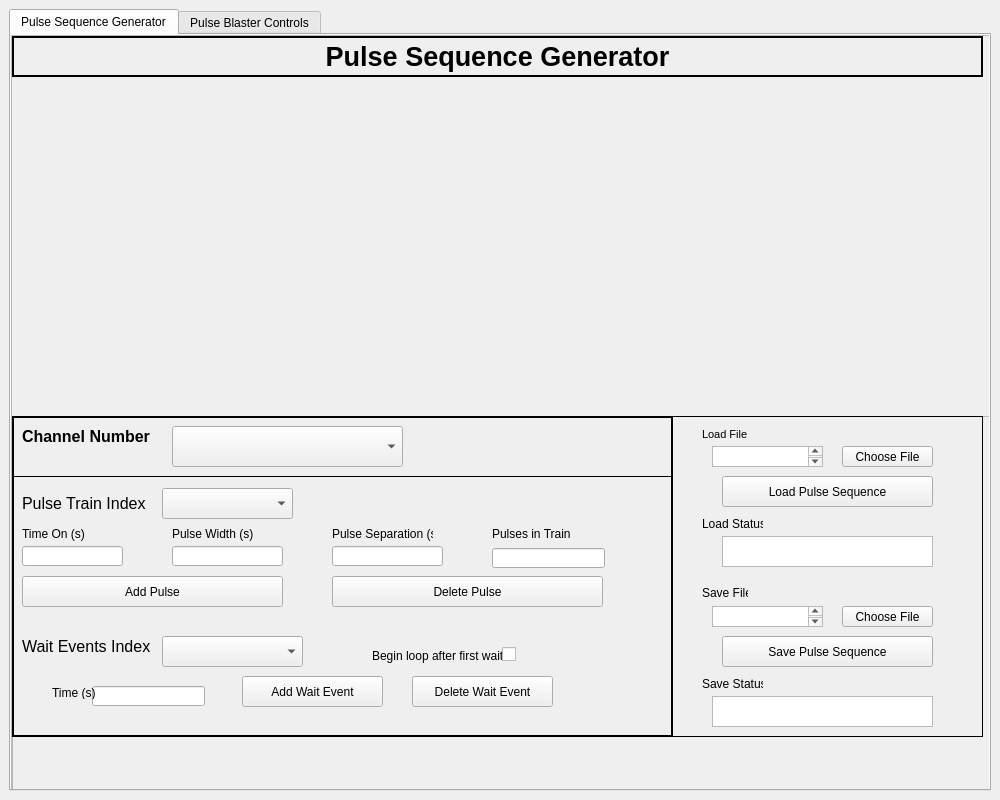
<?xml version="1.0" encoding="UTF-8"?>
<ui version="4.0">
 <class>MainWindow</class>
 <widget class="QMainWindow" name="MainWindow">
  <property name="geometry">
   <rect>
    <x>0</x>
    <y>0</y>
    <width>1000</width>
    <height>800</height>
   </rect>
  </property>
  <property name="windowTitle">
   <string>Pulse Sequence</string>
  </property>
  <widget class="QWidget" name="centralwidget">
   <layout class="QGridLayout" name="gridLayout_2">
    <item row="0" column="0">
     <widget class="QTabWidget" name="tabWidget">
      <property name="currentIndex">
       <number>0</number>
      </property>
      <widget class="QWidget" name="tab_9">
       <attribute name="title">
        <string>Pulse Sequence Generator</string>
       </attribute>
       <widget class="QWidget" name="layoutWidget">
        <property name="geometry">
         <rect>
          <x>0</x>
          <y>0</y>
          <width>1011</width>
          <height>761</height>
         </rect>
        </property>
        <layout class="QGridLayout" name="gridLayout">
         <item row="0" column="0">
          <widget class="QScrollArea" name="scrollArea">
           <property name="frameShadow">
            <enum>QFrame::Plain</enum>
           </property>
           <property name="widgetResizable">
            <bool>false</bool>
           </property>
           <widget class="QWidget" name="scrollAreaWidgetContents">
            <property name="geometry">
             <rect>
              <x>0</x>
              <y>0</y>
              <width>978</width>
              <height>778</height>
             </rect>
            </property>
            <widget class="QFrame" name="frameUserControls">
             <property name="geometry">
              <rect>
               <x>0</x>
               <y>380</y>
               <width>981</width>
               <height>401</height>
              </rect>
             </property>
             <property name="frameShape">
              <enum>QFrame::StyledPanel</enum>
             </property>
             <property name="frameShadow">
              <enum>QFrame::Raised</enum>
             </property>
             <widget class="QFrame" name="frameLoadSaveControls">
              <property name="geometry">
               <rect>
                <x>660</x>
                <y>0</y>
                <width>311</width>
                <height>321</height>
               </rect>
              </property>
              <property name="frameShape">
               <enum>QFrame::Panel</enum>
              </property>
              <property name="frameShadow">
               <enum>QFrame::Plain</enum>
              </property>
              <widget class="QPushButton" name="pushButtonChooseSaveFile">
               <property name="enabled">
                <bool>true</bool>
               </property>
               <property name="geometry">
                <rect>
                 <x>170</x>
                 <y>190</y>
                 <width>91</width>
                 <height>21</height>
                </rect>
               </property>
               <property name="text">
                <string>Choose File</string>
               </property>
              </widget>
              <widget class="QTextEdit" name="textEditSaveStatus">
               <property name="geometry">
                <rect>
                 <x>40</x>
                 <y>280</y>
                 <width>221</width>
                 <height>31</height>
                </rect>
               </property>
               <property name="readOnly">
                <bool>true</bool>
               </property>
              </widget>
              <widget class="QPushButton" name="pushButtonSavePS">
               <property name="geometry">
                <rect>
                 <x>50</x>
                 <y>220</y>
                 <width>211</width>
                 <height>31</height>
                </rect>
               </property>
               <property name="text">
                <string>Save Pulse Sequence</string>
               </property>
              </widget>
              <widget class="QLabel" name="label_12">
               <property name="geometry">
                <rect>
                 <x>30</x>
                 <y>100</y>
                 <width>61</width>
                 <height>16</height>
                </rect>
               </property>
               <property name="text">
                <string>Load Status</string>
               </property>
              </widget>
              <widget class="QTextEdit" name="textEditSaveFile">
               <property name="geometry">
                <rect>
                 <x>40</x>
                 <y>190</y>
                 <width>111</width>
                 <height>21</height>
                </rect>
               </property>
              </widget>
              <widget class="QLabel" name="label_10">
               <property name="geometry">
                <rect>
                 <x>30</x>
                 <y>260</y>
                 <width>61</width>
                 <height>16</height>
                </rect>
               </property>
               <property name="text">
                <string>Save Status</string>
               </property>
              </widget>
              <widget class="QTextEdit" name="textEditLoadStatus">
               <property name="geometry">
                <rect>
                 <x>50</x>
                 <y>120</y>
                 <width>211</width>
                 <height>31</height>
                </rect>
               </property>
               <property name="readOnly">
                <bool>true</bool>
               </property>
              </widget>
              <widget class="QLabel" name="label_9">
               <property name="geometry">
                <rect>
                 <x>30</x>
                 <y>170</y>
                 <width>46</width>
                 <height>13</height>
                </rect>
               </property>
               <property name="text">
                <string>Save File</string>
               </property>
              </widget>
              <widget class="QPushButton" name="pushButtonLoadPS">
               <property name="geometry">
                <rect>
                 <x>50</x>
                 <y>60</y>
                 <width>211</width>
                 <height>31</height>
                </rect>
               </property>
               <property name="text">
                <string>Load Pulse Sequence</string>
               </property>
              </widget>
              <widget class="QLabel" name="label_11">
               <property name="geometry">
                <rect>
                 <x>30</x>
                 <y>10</y>
                 <width>61</width>
                 <height>16</height>
                </rect>
               </property>
               <property name="font">
                <font>
                 <pointsize>8</pointsize>
                 <weight>50</weight>
                 <bold>false</bold>
                </font>
               </property>
               <property name="text">
                <string>Load File</string>
               </property>
              </widget>
              <widget class="QTextEdit" name="textEditLoadFile">
               <property name="geometry">
                <rect>
                 <x>40</x>
                 <y>30</y>
                 <width>111</width>
                 <height>21</height>
                </rect>
               </property>
              </widget>
              <widget class="QPushButton" name="pushButtonChooseLoadFile">
               <property name="geometry">
                <rect>
                 <x>170</x>
                 <y>30</y>
                 <width>91</width>
                 <height>21</height>
                </rect>
               </property>
               <property name="text">
                <string>Choose File</string>
               </property>
              </widget>
             </widget>
             <widget class="QFrame" name="framePulseSequenceControls">
              <property name="geometry">
               <rect>
                <x>0</x>
                <y>0</y>
                <width>661</width>
                <height>321</height>
               </rect>
              </property>
              <property name="frameShape">
               <enum>QFrame::Panel</enum>
              </property>
              <property name="frameShadow">
               <enum>QFrame::Plain</enum>
              </property>
              <property name="lineWidth">
               <number>2</number>
              </property>
              <widget class="QLabel" name="label_7">
               <property name="geometry">
                <rect>
                 <x>10</x>
                 <y>10</y>
                 <width>141</width>
                 <height>21</height>
                </rect>
               </property>
               <property name="font">
                <font>
                 <pointsize>12</pointsize>
                 <weight>75</weight>
                 <bold>true</bold>
                </font>
               </property>
               <property name="text">
                <string>Channel Number</string>
               </property>
              </widget>
              <widget class="QFrame" name="framePulseTrainControls">
               <property name="geometry">
                <rect>
                 <x>0</x>
                 <y>60</y>
                 <width>661</width>
                 <height>261</height>
                </rect>
               </property>
               <property name="cursor">
                <cursorShape>ArrowCursor</cursorShape>
               </property>
               <property name="frameShape">
                <enum>QFrame::Panel</enum>
               </property>
               <property name="frameShadow">
                <enum>QFrame::Plain</enum>
               </property>
               <property name="lineWidth">
                <number>1</number>
               </property>
               <widget class="QLabel" name="label_4">
                <property name="geometry">
                 <rect>
                  <x>10</x>
                  <y>12</y>
                  <width>131</width>
                  <height>31</height>
                 </rect>
                </property>
                <property name="font">
                 <font>
                  <pointsize>12</pointsize>
                 </font>
                </property>
                <property name="text">
                 <string>Pulse Train Index</string>
                </property>
               </widget>
               <widget class="QLineEdit" name="lineEditTimeOn">
                <property name="geometry">
                 <rect>
                  <x>10</x>
                  <y>70</y>
                  <width>101</width>
                  <height>20</height>
                 </rect>
                </property>
               </widget>
               <widget class="QPushButton" name="pushButtonDeletePulse">
                <property name="geometry">
                 <rect>
                  <x>320</x>
                  <y>100</y>
                  <width>271</width>
                  <height>31</height>
                 </rect>
                </property>
                <property name="text">
                 <string>Delete Pulse</string>
                </property>
               </widget>
               <widget class="QLabel" name="label">
                <property name="geometry">
                 <rect>
                  <x>10</x>
                  <y>50</y>
                  <width>81</width>
                  <height>16</height>
                 </rect>
                </property>
                <property name="text">
                 <string>Time On (s)</string>
                </property>
               </widget>
               <widget class="QLabel" name="label_6">
                <property name="geometry">
                 <rect>
                  <x>320</x>
                  <y>50</y>
                  <width>101</width>
                  <height>16</height>
                 </rect>
                </property>
                <property name="text">
                 <string>Pulse Separation (s)</string>
                </property>
               </widget>
               <widget class="QLineEdit" name="lineEditPulseSeparation">
                <property name="geometry">
                 <rect>
                  <x>320</x>
                  <y>70</y>
                  <width>111</width>
                  <height>20</height>
                 </rect>
                </property>
               </widget>
               <widget class="QLineEdit" name="lineEditPulseWidth">
                <property name="geometry">
                 <rect>
                  <x>160</x>
                  <y>70</y>
                  <width>111</width>
                  <height>20</height>
                 </rect>
                </property>
               </widget>
               <widget class="QPushButton" name="pushButtonAddPulse">
                <property name="geometry">
                 <rect>
                  <x>10</x>
                  <y>100</y>
                  <width>261</width>
                  <height>31</height>
                 </rect>
                </property>
                <property name="text">
                 <string>Add Pulse</string>
                </property>
               </widget>
               <widget class="QLabel" name="label_3">
                <property name="geometry">
                 <rect>
                  <x>480</x>
                  <y>50</y>
                  <width>91</width>
                  <height>16</height>
                 </rect>
                </property>
                <property name="text">
                 <string>Pulses in Train</string>
                </property>
               </widget>
               <widget class="QLabel" name="label_2">
                <property name="geometry">
                 <rect>
                  <x>160</x>
                  <y>50</y>
                  <width>81</width>
                  <height>16</height>
                 </rect>
                </property>
                <property name="text">
                 <string>Pulse Width (s)</string>
                </property>
               </widget>
               <widget class="QComboBox" name="comboBoxPulseTrainIndex">
                <property name="geometry">
                 <rect>
                  <x>150</x>
                  <y>12</y>
                  <width>131</width>
                  <height>31</height>
                 </rect>
                </property>
                <property name="font">
                 <font>
                  <pointsize>10</pointsize>
                  <weight>75</weight>
                  <bold>true</bold>
                 </font>
                </property>
               </widget>
               <widget class="QLineEdit" name="lineEditPulsesInTrain">
                <property name="geometry">
                 <rect>
                  <x>480</x>
                  <y>72</y>
                  <width>113</width>
                  <height>20</height>
                 </rect>
                </property>
                <property name="inputMethodHints">
                 <set>Qt::ImhNone</set>
                </property>
                <property name="inputMask">
                 <string/>
                </property>
               </widget>
               <widget class="QLabel" name="label_16">
                <property name="geometry">
                 <rect>
                  <x>10</x>
                  <y>160</y>
                  <width>131</width>
                  <height>21</height>
                 </rect>
                </property>
                <property name="font">
                 <font>
                  <pointsize>12</pointsize>
                 </font>
                </property>
                <property name="text">
                 <string>Wait Events Index</string>
                </property>
               </widget>
               <widget class="QLineEdit" name="lineEditWaitTime">
                <property name="geometry">
                 <rect>
                  <x>80</x>
                  <y>210</y>
                  <width>113</width>
                  <height>20</height>
                 </rect>
                </property>
               </widget>
               <widget class="QLabel" name="label_17">
                <property name="geometry">
                 <rect>
                  <x>40</x>
                  <y>210</y>
                  <width>46</width>
                  <height>13</height>
                 </rect>
                </property>
                <property name="text">
                 <string>Time (s)</string>
                </property>
               </widget>
               <widget class="QPushButton" name="pushButtonAddWait">
                <property name="geometry">
                 <rect>
                  <x>230</x>
                  <y>200</y>
                  <width>141</width>
                  <height>31</height>
                 </rect>
                </property>
                <property name="text">
                 <string>Add Wait Event</string>
                </property>
               </widget>
               <widget class="QPushButton" name="pushButtonDeleteWait">
                <property name="geometry">
                 <rect>
                  <x>400</x>
                  <y>200</y>
                  <width>141</width>
                  <height>31</height>
                 </rect>
                </property>
                <property name="text">
                 <string>Delete Wait Event</string>
                </property>
               </widget>
               <widget class="QComboBox" name="comboBoxWaitEvents">
                <property name="geometry">
                 <rect>
                  <x>150</x>
                  <y>160</y>
                  <width>141</width>
                  <height>31</height>
                 </rect>
                </property>
                <property name="font">
                 <font>
                  <pointsize>10</pointsize>
                  <weight>75</weight>
                  <bold>true</bold>
                 </font>
                </property>
               </widget>
               <widget class="QLabel" name="label_18">
                <property name="geometry">
                 <rect>
                  <x>360</x>
                  <y>170</y>
                  <width>131</width>
                  <height>20</height>
                 </rect>
                </property>
                <property name="text">
                 <string>Begin loop after first wait?</string>
                </property>
               </widget>
               <widget class="QCheckBox" name="checkBoxWaitLoop">
                <property name="geometry">
                 <rect>
                  <x>490</x>
                  <y>170</y>
                  <width>16</width>
                  <height>17</height>
                 </rect>
                </property>
                <property name="text">
                 <string/>
                </property>
               </widget>
              </widget>
              <widget class="QComboBox" name="comboBoxChannel">
               <property name="geometry">
                <rect>
                 <x>160</x>
                 <y>10</y>
                 <width>231</width>
                 <height>41</height>
                </rect>
               </property>
               <property name="font">
                <font>
                 <pointsize>12</pointsize>
                 <weight>75</weight>
                 <bold>true</bold>
                </font>
               </property>
              </widget>
             </widget>
            </widget>
            <widget class="QLabel" name="label_8">
             <property name="geometry">
              <rect>
               <x>0</x>
               <y>0</y>
               <width>971</width>
               <height>41</height>
              </rect>
             </property>
             <property name="font">
              <font>
               <pointsize>20</pointsize>
               <weight>75</weight>
               <bold>true</bold>
               <underline>false</underline>
              </font>
             </property>
             <property name="frameShape">
              <enum>QFrame::WinPanel</enum>
             </property>
             <property name="text">
              <string>Pulse Sequence Generator</string>
             </property>
             <property name="alignment">
              <set>Qt::AlignCenter</set>
             </property>
             <property name="indent">
              <number>0</number>
             </property>
            </widget>
            <widget class="QWidget" name="widgetMPLPlot" native="true">
             <property name="enabled">
              <bool>true</bool>
             </property>
             <property name="geometry">
              <rect>
               <x>0</x>
               <y>40</y>
               <width>971</width>
               <height>301</height>
              </rect>
             </property>
             <widget class="MatplotlibWidget" name="mplwidgetPulseSeq">
              <property name="geometry">
               <rect>
                <x>260</x>
                <y>10</y>
                <width>251</width>
                <height>251</height>
               </rect>
              </property>
             </widget>
            </widget>
            <widget class="QWidget" name="widgetMPLToolbar" native="true">
             <property name="geometry">
              <rect>
               <x>-1</x>
               <y>330</y>
               <width>971</width>
               <height>51</height>
              </rect>
             </property>
            </widget>
           </widget>
          </widget>
         </item>
        </layout>
       </widget>
      </widget>
      <widget class="QWidget" name="tab_10">
       <attribute name="title">
        <string>Pulse Blaster Controls</string>
       </attribute>
       <widget class="QTextEdit" name="textEditMessages">
        <property name="geometry">
         <rect>
          <x>13</x>
          <y>120</y>
          <width>781</width>
          <height>201</height>
         </rect>
        </property>
        <property name="font">
         <font>
          <pointsize>10</pointsize>
         </font>
        </property>
        <property name="readOnly">
         <bool>true</bool>
        </property>
       </widget>
       <widget class="QFrame" name="frame">
        <property name="geometry">
         <rect>
          <x>10</x>
          <y>370</y>
          <width>781</width>
          <height>191</height>
         </rect>
        </property>
        <property name="frameShape">
         <enum>QFrame::StyledPanel</enum>
        </property>
        <property name="frameShadow">
         <enum>QFrame::Raised</enum>
        </property>
        <widget class="QFrame" name="frameInitClose">
         <property name="geometry">
          <rect>
           <x>0</x>
           <y>0</y>
           <width>261</width>
           <height>191</height>
          </rect>
         </property>
         <property name="frameShape">
          <enum>QFrame::Box</enum>
         </property>
         <property name="frameShadow">
          <enum>QFrame::Raised</enum>
         </property>
         <widget class="QPushButton" name="pushButtonClosePB">
          <property name="geometry">
           <rect>
            <x>20</x>
            <y>130</y>
            <width>201</width>
            <height>41</height>
           </rect>
          </property>
          <property name="text">
           <string>Close PulseBlaster</string>
          </property>
         </widget>
         <widget class="QLabel" name="label_5">
          <property name="geometry">
           <rect>
            <x>20</x>
            <y>20</y>
            <width>221</width>
            <height>16</height>
           </rect>
          </property>
          <property name="text">
           <string>PB Clock Speed (MHz) [Determined by Board]</string>
          </property>
         </widget>
         <widget class="QLineEdit" name="lineEditPBClockFrequency">
          <property name="geometry">
           <rect>
            <x>20</x>
            <y>40</y>
            <width>231</width>
            <height>20</height>
           </rect>
          </property>
          <property name="text">
           <string>400.0</string>
          </property>
         </widget>
         <widget class="QPushButton" name="pushButtonInitializePB">
          <property name="geometry">
           <rect>
            <x>20</x>
            <y>70</y>
            <width>201</width>
            <height>41</height>
           </rect>
          </property>
          <property name="text">
           <string>Initialize PulseBlaster</string>
          </property>
         </widget>
        </widget>
        <widget class="QFrame" name="frameSequence">
         <property name="geometry">
          <rect>
           <x>260</x>
           <y>0</y>
           <width>311</width>
           <height>191</height>
          </rect>
         </property>
         <property name="frameShape">
          <enum>QFrame::Box</enum>
         </property>
         <property name="frameShadow">
          <enum>QFrame::Raised</enum>
         </property>
         <widget class="QCheckBox" name="checkBoxInfiniteLoop">
          <property name="geometry">
           <rect>
            <x>20</x>
            <y>20</y>
            <width>81</width>
            <height>20</height>
           </rect>
          </property>
          <property name="layoutDirection">
           <enum>Qt::RightToLeft</enum>
          </property>
          <property name="text">
           <string>Infinite Loop</string>
          </property>
         </widget>
         <widget class="QSpinBox" name="spinBoxNumberOfLoops">
          <property name="geometry">
           <rect>
            <x>110</x>
            <y>70</y>
            <width>181</width>
            <height>22</height>
           </rect>
          </property>
          <property name="minimum">
           <number>1</number>
          </property>
          <property name="maximum">
           <number>1048576</number>
          </property>
         </widget>
         <widget class="QLabel" name="label_15">
          <property name="geometry">
           <rect>
            <x>120</x>
            <y>20</y>
            <width>71</width>
            <height>16</height>
           </rect>
          </property>
          <property name="text">
           <string>Run Time (s)</string>
          </property>
         </widget>
         <widget class="QPushButton" name="pushButtonSendSequence">
          <property name="geometry">
           <rect>
            <x>30</x>
            <y>120</y>
            <width>261</width>
            <height>41</height>
           </rect>
          </property>
          <property name="text">
           <string>Send Sequence to PulseBlaster</string>
          </property>
         </widget>
         <widget class="QDoubleSpinBox" name="doubleSpinBoxRunTime">
          <property name="geometry">
           <rect>
            <x>190</x>
            <y>20</y>
            <width>101</width>
            <height>22</height>
           </rect>
          </property>
          <property name="decimals">
           <number>6</number>
          </property>
          <property name="minimum">
           <double>0.000001000000000</double>
          </property>
          <property name="maximum">
           <double>1000000000.000000000000000</double>
          </property>
          <property name="value">
           <double>10.000000000000000</double>
          </property>
         </widget>
         <widget class="QLabel" name="label_14">
          <property name="geometry">
           <rect>
            <x>20</x>
            <y>70</y>
            <width>91</width>
            <height>16</height>
           </rect>
          </property>
          <property name="text">
           <string>Number of Loops</string>
          </property>
         </widget>
        </widget>
        <widget class="QFrame" name="frame_2">
         <property name="geometry">
          <rect>
           <x>570</x>
           <y>0</y>
           <width>211</width>
           <height>191</height>
          </rect>
         </property>
         <property name="frameShape">
          <enum>QFrame::Box</enum>
         </property>
         <property name="frameShadow">
          <enum>QFrame::Raised</enum>
         </property>
         <widget class="QPushButton" name="pushButtonStopSequence">
          <property name="geometry">
           <rect>
            <x>20</x>
            <y>100</y>
            <width>161</width>
            <height>41</height>
           </rect>
          </property>
          <property name="text">
           <string>Stop Pulse Sequence</string>
          </property>
         </widget>
         <widget class="QPushButton" name="pushButtonStartSequence">
          <property name="geometry">
           <rect>
            <x>20</x>
            <y>40</y>
            <width>161</width>
            <height>41</height>
           </rect>
          </property>
          <property name="text">
           <string>Start Pulse Sequence</string>
          </property>
          <property name="autoDefault">
           <bool>false</bool>
          </property>
          <property name="default">
           <bool>false</bool>
          </property>
          <property name="flat">
           <bool>false</bool>
          </property>
         </widget>
        </widget>
       </widget>
       <widget class="QPushButton" name="pushButtonClearMessages">
        <property name="geometry">
         <rect>
          <x>700</x>
          <y>330</y>
          <width>91</width>
          <height>23</height>
         </rect>
        </property>
        <property name="text">
         <string>Clear Messages</string>
        </property>
       </widget>
       <widget class="QLabel" name="label_13">
        <property name="geometry">
         <rect>
          <x>10</x>
          <y>90</y>
          <width>91</width>
          <height>21</height>
         </rect>
        </property>
        <property name="font">
         <font>
          <pointsize>12</pointsize>
          <weight>75</weight>
          <bold>true</bold>
         </font>
        </property>
        <property name="text">
         <string>Messages</string>
        </property>
       </widget>
       <widget class="QPushButton" name="pushButtonGetStatus">
        <property name="geometry">
         <rect>
          <x>370</x>
          <y>330</y>
          <width>91</width>
          <height>31</height>
         </rect>
        </property>
        <property name="text">
         <string>Get PB Status</string>
        </property>
       </widget>
       <widget class="QLineEdit" name="lineEditCommand">
        <property name="geometry">
         <rect>
          <x>10</x>
          <y>49</y>
          <width>341</width>
          <height>31</height>
         </rect>
        </property>
        <property name="font">
         <font>
          <pointsize>11</pointsize>
         </font>
        </property>
       </widget>
       <widget class="QLabel" name="label_19">
        <property name="geometry">
         <rect>
          <x>10</x>
          <y>20</y>
          <width>151</width>
          <height>16</height>
         </rect>
        </property>
        <property name="font">
         <font>
          <pointsize>12</pointsize>
          <weight>75</weight>
          <bold>true</bold>
         </font>
        </property>
        <property name="text">
         <string>Command</string>
        </property>
       </widget>
       <widget class="QLineEdit" name="lineEditStatus">
        <property name="geometry">
         <rect>
          <x>80</x>
          <y>330</y>
          <width>281</width>
          <height>31</height>
         </rect>
        </property>
       </widget>
       <widget class="QLabel" name="label_20">
        <property name="geometry">
         <rect>
          <x>20</x>
          <y>340</y>
          <width>46</width>
          <height>13</height>
         </rect>
        </property>
        <property name="font">
         <font>
          <pointsize>10</pointsize>
          <weight>75</weight>
          <bold>true</bold>
         </font>
        </property>
        <property name="text">
         <string>Status</string>
        </property>
       </widget>
      </widget>
     </widget>
    </item>
   </layout>
  </widget>
 </widget>
 <customwidgets>
  <customwidget>
   <class>MatplotlibWidget</class>
   <extends>QWidget</extends>
   <header>matplotlibwidget</header>
  </customwidget>
 </customwidgets>
 <resources/>
 <connections/>
</ui>
